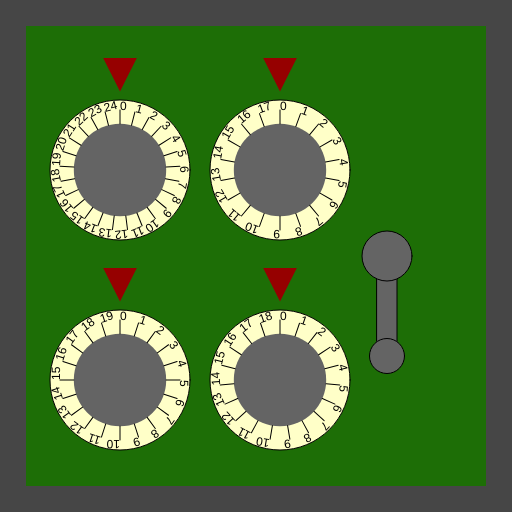
Frame 1 (no input)
Frame 60 (no input): identical to frame 1, image omitted
Frame 120 (the mouse pressed at the canvas centre since frame 60): identical to frame 1, image omitted

The p5.js sketch that drew this single still picture (run headless with seeded random() and noise() and a simulated clock; from frame 60 on, the mouse is pressed at the canvas centre):

// p5.js sketch
// ── sketch.js
/*

Officer: 2357155
CaseNum: 303-2-99597570-2357155

Case 303 - The Case of the Crooked Attorney
Stage 3 - The Gates Bank

I’ve made an appointment for you at the Gates Bank to retrieve your safe deposit box from the vault.
Actually you will break into Torvalds’ one.

Crack the safe by doing the following:

	When the mouse button is pressed:
	- Make ClassifiedStoreComb_a equal to the value of mouseX
	- Use the 'min' function to prevent ClassifiedStoreComb_a from going above 19

	When any key is released:
	- Decrement ClassifiedStoreComb_b by 1
	- Use the 'max' function to prevent ClassifiedStoreComb_b from falling below 2

	Whilst the mouse is moving:
	- Make ClassifiedStoreComb_c equal to the value of mouseY
	- Use the 'min' function to prevent ClassifiedStoreComb_c from going above 14

	When the mouse button is released:
	- Decrement ClassifiedStoreComb_d by 3
	- Use the 'constrain' function to prevent ClassifiedStoreComb_d from falling below 4 and going above 15

	When the mouse button is released:
	- Make ClassifiedStoreComb_e equal to the value of mouseY
	- Use the 'constrain' function to prevent ClassifiedStoreComb_e from falling below 11 and going above 76



This time you'll need to create the relevant event handlers yourself.

There are many possible ways of investigating this case, but you
should use ONLY the following commands:

	- The assignment operator aka. the equals sign !
	- mouseX, mouseY
	- Incrementing +=
	- Decrementing -=
	- min, max
	- constrain

*/

//declare the variables

var ClassifiedStoreComb_a;
var ClassifiedStoreComb_b;
var ClassifiedStoreComb_c;
var ClassifiedStoreComb_d;
var ClassifiedStoreComb_e;


function preload()
{
	//IMAGES WILL BE LOADED HERE

}

function setup()
{
	createCanvas(512,512);

	//initialise the variables
	ClassifiedStoreComb_a = 0;
	ClassifiedStoreComb_b = 0;
	ClassifiedStoreComb_c = 0;
	ClassifiedStoreComb_d = 0;
	ClassifiedStoreComb_e = 0;

}

///////////////////EVENT HANDLERS///////////////////

//Create event handlers here to open the safe ...


///////////////DO NOT CHANGE CODE BELOW THIS POINT///////////////////

function draw()
{

	//Draw the safe door
	background(70);
	noStroke();
	fill(29,110,6);
	rect(26,26,width-52,width-52);

	//Draw the combination dials
	push();
	translate(120,170);
	drawDial(140,ClassifiedStoreComb_a, 25);
	pop();

	push();
	translate(120,380);
	drawDial(140,ClassifiedStoreComb_b, 20);
	pop();

	push();
	translate(280,170);
	drawDial(140,ClassifiedStoreComb_c, 18);
	pop();

	push();
	translate(280,380);
	drawDial(140,ClassifiedStoreComb_d, 19);
	pop();

	//Draw the lever
	push();
	translate(width - 125,256);
	drawLever(ClassifiedStoreComb_e);
	pop();


}

function drawDial(diameter,num,maxNum)
{
	//the combination lock

	var r = diameter * 0.5;
	var p = r * 0.6;

	stroke(0);
	fill(255,255,200);
	ellipse(0,0,diameter,diameter);
	fill(100);
	noStroke();
	ellipse(0,0,diameter*0.66,diameter*0.66);
	fill(150,0,0);
	triangle(
		-p * 0.4,-r-p,
		p * 0.4,-r-p,
		0,-r-p/5
	);

	noStroke();

	push();
	var inc = 360/maxNum;

	rotate(radians(-num * inc));
	for(var i = 0; i < maxNum; i++)
	{
		push();
		rotate(radians(i * inc));
		stroke(0);
		line(0,-r*0.66,0,-(r-10));
		noStroke();
		fill(0);
		text(i,0,-(r-10));
		pop();
	}

	pop();
}

function drawLever(rot)
{
	push();
	rotate(radians(-rot))
	stroke(0);
	fill(100);
	rect(-10,0,20,100);
	ellipse(0,0,50,50);
	ellipse(0,100,35,35);
	pop();
}
